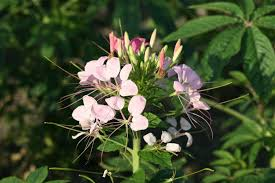
#> input picture img3/0/10.jpg, 275 x 183 px, given as the content of the folder ./img3/2, which was not available
$ python img_prep.py
#> lines starting #> are read from the running program, lines starting #| are printed output that depends on the picture; pictures that were not available may be replaced by others from this repository, and a replacement may not be noted
import cv2
import os
from os import listdir

# Renaming files
def rename(path):
    files = listdir(path)
    i=0
    for j in files:
        for f in files:
            try:
                src =path+'\\'+ f
                dst =path+'\\'+ str(i)+ ".jpg"
                os.rename(src, dst)
            except:
                pass
            i += 1

for p in range(3):
    path = ".\\img3\\" +str(p)
    rename(path)

# This part is related to data resizing and augmentation to increase sample by 2x
pic_size = 50
p = 2
path = ".\\img3\\" +str(p)
resized_path = ".\\img3\\resized_"+str(p)
files = listdir(path)

i=0
for j in files:
    img = cv2.imread(path+ '\\'+ j, cv2.IMREAD_UNCHANGED)
#> img is the input picture: shape (183, 275, 3); mean B, G, R 48.6, 79.5, 67.4
    print('Original Dimensions : ',img.shape)
#| Original Dimensions :  (183, 275, 3)

#    Resized with resolution decrease
    dim = (pic_size, pic_size)
    resized = cv2.resize(img, dim, interpolation = cv2.INTER_AREA)
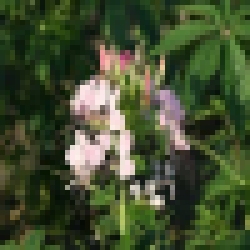
#> resized: shape (50, 50, 3) (shown 5 times larger); mean B, G, R 48.6, 79.5, 67.4
    print('Resized Dimensions : ',resized.shape)
#| Resized Dimensions :  (50, 50, 3)
    cv2.imwrite(resized_path+"\\"+str(i)+".jpg", resized)
    i += 1

#    Resized with just centered part
    center1 = int((img.shape[0]-pic_size)/2)
#> center1 = 66
    center2 = int((img.shape[1]-pic_size)/2)
#> center2 = 112

    step = int(pic_size)
    crop_img = img[center1-step:center1+step, center2-step:center2+step]
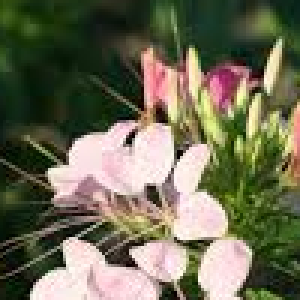
#> crop_img: shape (100, 100, 3) (shown 3 times larger); mean B, G, R 84.8, 108.1, 109.8
    resized = cv2.resize(crop_img, dim, interpolation = cv2.INTER_AREA)
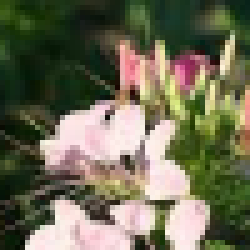
#> resized: shape (50, 50, 3) (shown 5 times larger); mean B, G, R 84.9, 108.3, 109.9
    cv2.imwrite(resized_path+"\\"+str(i)+".jpg", resized)
    i += 1

# This part is related to creating the npz file

import numpy as np
import imageio

num_imgs_for_training = 80
num_samples = 3
num_imgs_per_sample = 100

num_total = num_samples * num_imgs_per_sample
num_total_train = num_samples * num_imgs_for_training

img_width = 50
img_height = 50
img_channel = 3

scene_data = []
scene_labels = []

for i in range(num_samples):
    path = './img3/resized_' + str(i) + '/'
    files = listdir(path)
    for j in files:
        print(path+"/"+j)
        img = imageio.imread(path+"/"+j)
#> (the run stopped early here; a loop or call above may not have finished)
